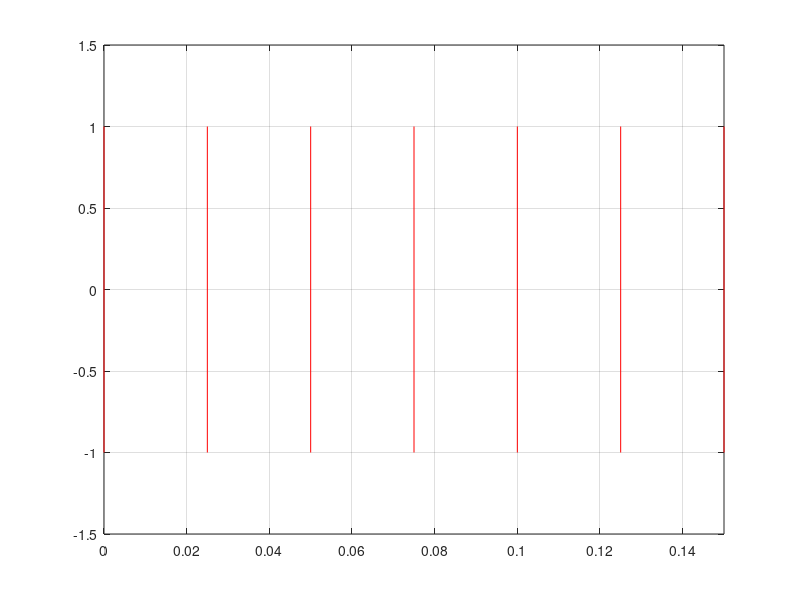

MATLAB code to generate this figure:
clc; clear; close all;

function y=Square(t, f, A)
    if nargin<3
        A=1;
    end
    if nargin<2
        f=1;
    end

    T = 1 / f;              
    y = zeros(size(t));    

    for i = 1:length(t)
        phase = mod(t(i), T);
        if phase < T/2
            y(i) = A;
        else
            y(i) = -A;
        end
    end
end

f=20;
t=linspace(-0.20, 0.20, 1e6);
A=1;

x = Square(t, f, A);
stairs(t, x, 'r');
grid on;
xlim([0 0.15]);
ylim([-1.5 1.5]);
hold on;